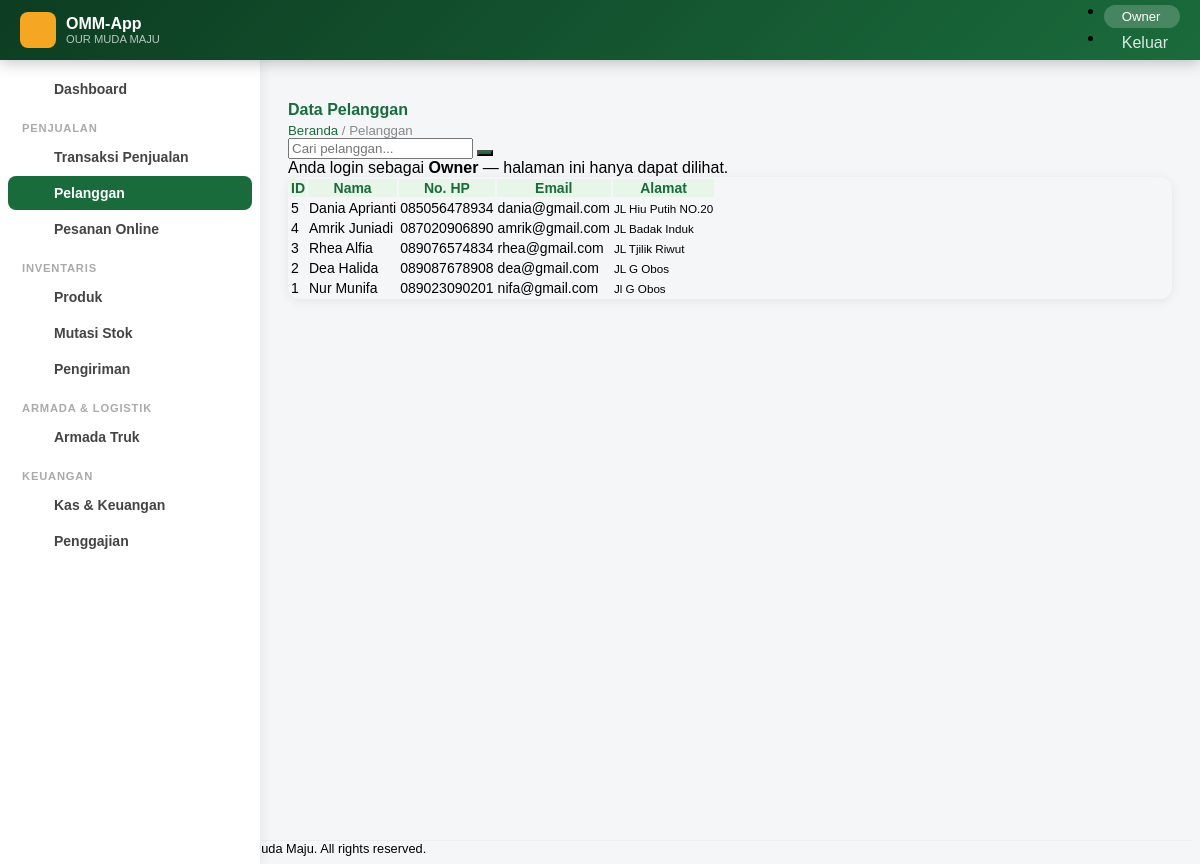
The app's page /pelanggan.php (signed in) with its own data.
### tables this page shows
CREATE TABLE `pelanggan` (
  `id_pelanggan` int NOT NULL AUTO_INCREMENT,
  `nama` varchar(100) NOT NULL,
  `no_hp` varchar(20) NOT NULL,
  `alamat` text NOT NULL,
  `email` varchar(100) NOT NULL,
  PRIMARY KEY (`id_pelanggan`)
);

### fungsi.php (called while the page is built, shortened)
<?php
function isOwner()
{
    return isset($_SESSION['id_role']) &&
        (int) $_SESSION['id_role'] === 1;
}
function isReadOnly()
{
    $halaman_aksi_owner = ['keuangan.php', 'penggajian.php'];
    $halaman_ini        = basename($_SERVER['PHP_SELF']);
    return !in_array($halaman_ini, $halaman_aksi_owner);
}

### koneksi.php (called while the page is built, shortened)
<?php
class Koneksi {
    private $db_host = 'localhost',
            $db_user = 'root',
            $db_pass = 'kristin',
            $db_name = 'db_toko_bangunan';
    function __construct() {
        try {
            $this->db = new PDO(
                "mysql:host=$this->db_host;dbname=$this->db_name;charset=utf8",
                $this->db_user,
                $this->db_pass,
                [PDO::ATTR_ERRMODE => PDO::ERRMODE_EXCEPTION]
            );
        } catch (PDOException $e) {
            die('<div class="alert alert-danger m-3">Koneksi database gagal: ' . $e->getMessage() . '</div>');
        }
    }
}
?>

### Dml.php (called while the page is built, shortened)
<?php
include_once "koneksi.php";
class Dml extends Koneksi {
    public function query($sql, $params = [])
    {
        $q = $this->db->prepare($sql);
        $q->execute($params);
        return $q->fetchAll(PDO::FETCH_ASSOC);
    }
}
?>

### pelanggan.php (the view, shortened to what this page needs)
<?php
include "fungsi.php";
include "Dml.php";
$db = new Dml();
$cari  = $_GET['cari'] ?? '';
$where = $cari
    ? "WHERE nama LIKE '%$cari%' OR no_hp LIKE '%$cari%' OR email LIKE '%$cari%'"
    : '';
$pelanggan = $db->query(
    "SELECT * FROM pelanggan $where ORDER BY id_pelanggan DESC"
);
$bisa_aksi = isAdmin() && !isReadOnly();
include "header.php";
?>
<main id="main">
<div class="d-flex align-items-center justify-content-between mb-4 flex-wrap gap-2">
    <div>
        <h4 class="page-title mb-0"><i class="bi bi-people-fill me-2"></i>Data Pelanggan</h4>
        <div class="page-breadcrumb"><a href="beranda.php">Beranda</a> / Pelanggan</div>
    </div>
    <div class="d-flex gap-2">
        <form method="get" class="d-flex gap-2">
            <input type="text" name="cari" class="form-control form-control-sm"
                   placeholder="Cari pelanggan..."
                   value="<?php echo htmlspecialchars($cari); ?>">
            <button class="btn btn-sm btn-btj"><i class="bi bi-search"></i></button>
        </form>
    </div>
</div>
<?php if (isReadOnly()): ?>
<div class="alert alert-info">
    Anda login sebagai <strong>Owner</strong> — halaman ini hanya dapat dilihat.
</div>
<?php endif; ?>
<div class="card">
    <div class="card-body p-0">
        <div class="table-responsive">
            <table class="table table-hover datatable mb-0">
                <thead>
                    <tr class="text-center">
                        <th>ID</th>
                        <th class="text-start">Nama</th>
                        <th>No. HP</th>
                        <th>Email</th>
                        <th>Alamat</th>
                    </tr>
                </thead>
                <tbody>
                <?php if (empty($pelanggan)): ?>
                <tr>
                    <td colspan="<?php echo $bisa_aksi ? 6 : 5; ?>"
                        class="text-center text-muted py-4">
                        Tidak ada pelanggan ditemukan
                    </td>
                </tr>
                <?php else: foreach ($pelanggan as $p): ?>
                <tr class="text-center">
                    <td><?php echo $p['id_pelanggan']; ?></td>
                    <td class="text-start fw-semibold">
                        <?php echo htmlspecialchars($p['nama']); ?>
                    </td>
                    <td><?php echo htmlspecialchars($p['no_hp']); ?></td>
                    <td><?php echo htmlspecialchars($p['email']); ?></td>
                    <td>
                        <small class="text-muted">
                            <?php
                            $alamat = $p['alamat'];
                            echo htmlspecialchars(
                                substr($alamat, 0, 40) . (strlen($alamat) > 40 ? '…' : '')
                            );
                            ?>
                        </small>
                    </td>
                </tr>
                <?php endforeach; endif; ?>
                </tbody>
            </table>
        </div>
    </div>
</div>
</main>
<?php include "footer.php"; ?>

### assets/css/main.css (style rules this page uses)
:root { --btj-primary: #1a6b3c; --btj-secondary: #f5a623; --btj-accent: #e8f5e9; --btj-dark: #0d3d22; --btj-sidebar-w: 260px; }
body { font-family: 'Nunito', sans-serif; background: #f4f6f8; }
#main { margin-left: var(--btj-sidebar-w); margin-top: 60px; padding: 20px; transition: all 0.3s; min-height: calc(100vh - 60px); }
.card { border: none; border-radius: 12px; box-shadow: 0 2px 12px rgba(0,0,0,0.07); }
.table { font-size: 0.875rem; }
.table thead th { background: var(--btj-accent); color: var(--btj-primary); font-weight: 700; border: none; }
.btn-btj { background: var(--btj-primary); color: #fff; }
.page-title { font-family: 'Poppins', sans-serif; font-weight: 700; color: var(--btj-primary); margin-bottom: 4px; }
.page-breadcrumb { color: #888; font-size: 0.83rem; }
.page-breadcrumb a { color: var(--btj-primary); text-decoration: none; }

### records on screen
pelanggan: id_pelanggan "5", nama "Dania Aprianti", no_hp "085056478934", email "dania@gmail.com", alamat "JL Hiu Putih NO.20"
pelanggan: id_pelanggan "4", nama "Amrik Juniadi", no_hp "087020906890", email "amrik@gmail.com", alamat "JL Badak Induk"
pelanggan: id_pelanggan "3", nama "Rhea Alfia", no_hp "089076574834", email "rhea@gmail.com", alamat "JL Tjilik Riwut"
pelanggan: id_pelanggan "2", nama "Dea Halida", no_hp "089087678908", email "dea@gmail.com", alamat "JL G Obos"
pelanggan: id_pelanggan "1", nama "Nur Munifa", no_hp "089023090201", email "nifa@gmail.com", alamat "Jl G Obos"

### other values on screen
$_SESSION['nama_role'] "Owner"
